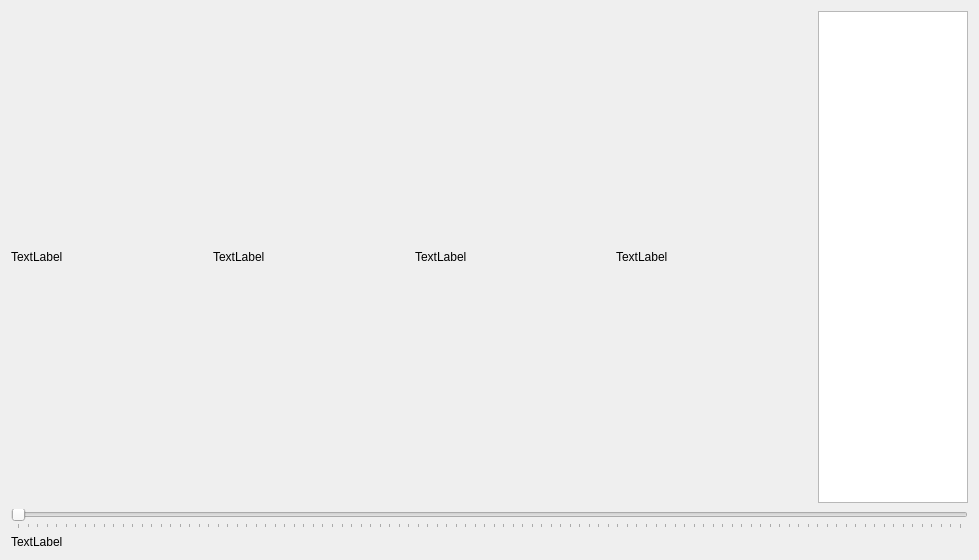
<?xml version="1.0" encoding="UTF-8"?>
<ui version="4.0">
 <class>TestAnalysisWidget</class>
 <widget class="QWidget" name="TestAnalysisWidget">
  <property name="geometry">
   <rect>
    <x>0</x>
    <y>0</y>
    <width>979</width>
    <height>560</height>
   </rect>
  </property>
  <property name="windowTitle">
   <string>Form</string>
  </property>
  <layout class="QVBoxLayout" name="verticalLayout">
   <item>
    <layout class="QHBoxLayout" name="horizontalLayout">
     <item>
      <widget class="LabelEvent" name="label">
       <property name="text">
        <string>TextLabel</string>
       </property>
      </widget>
     </item>
     <item>
      <widget class="LabelEvent" name="label_3">
       <property name="text">
        <string>TextLabel</string>
       </property>
      </widget>
     </item>
     <item>
      <widget class="LabelEvent" name="label_4">
       <property name="text">
        <string>TextLabel</string>
       </property>
      </widget>
     </item>
     <item>
      <widget class="LabelEvent" name="label_5">
       <property name="text">
        <string>TextLabel</string>
       </property>
      </widget>
     </item>
     <item>
      <widget class="QListWidget" name="listWidget">
       <property name="sizePolicy">
        <sizepolicy hsizetype="Fixed" vsizetype="Expanding">
         <horstretch>0</horstretch>
         <verstretch>0</verstretch>
        </sizepolicy>
       </property>
       <property name="maximumSize">
        <size>
         <width>150</width>
         <height>16777215</height>
        </size>
       </property>
      </widget>
     </item>
    </layout>
   </item>
   <item>
    <widget class="QSlider" name="horizontalSliderFrame">
     <property name="orientation">
      <enum>Qt::Horizontal</enum>
     </property>
     <property name="tickPosition">
      <enum>QSlider::TicksBelow</enum>
     </property>
    </widget>
   </item>
   <item>
    <widget class="QLabel" name="label_2">
     <property name="sizePolicy">
      <sizepolicy hsizetype="Preferred" vsizetype="Fixed">
       <horstretch>0</horstretch>
       <verstretch>0</verstretch>
      </sizepolicy>
     </property>
     <property name="text">
      <string>TextLabel</string>
     </property>
    </widget>
   </item>
  </layout>
 </widget>
 <customwidgets>
  <customwidget>
   <class>LabelEvent</class>
   <extends>QLabel</extends>
   <header>labelevent.h</header>
  </customwidget>
 </customwidgets>
 <resources/>
 <connections/>
</ui>
